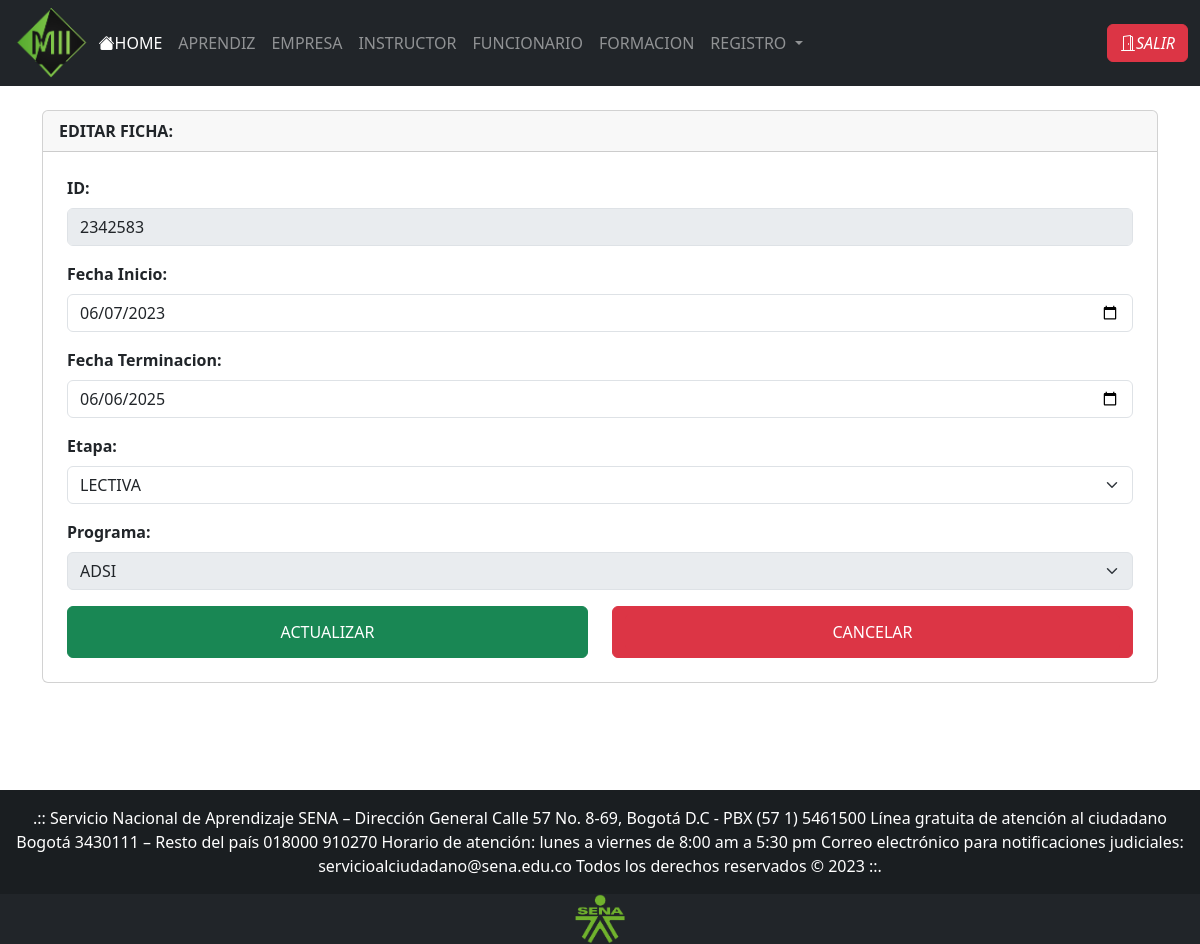
The page /views/editarFormacion.php?codigo=2342583&tipo=ficha (signed in) on the database its author committed.
### tables this page shows
CREATE TABLE IF NOT EXISTS `fichas` (
  `pk_id_ficha` int NOT NULL,
  `ficha_fecha_inicio` date NOT NULL,
  `ficha_fecha_terminacion` date NOT NULL,
  `ficha_etapa` varchar(50) NOT NULL,
  `fk_id_pro` int NOT NULL,
  PRIMARY KEY (`pk_id_ficha`),
  KEY `fk_Ficha_Programa1` (`fk_id_pro`)
);

### views/editarFormacion.php (the view, shortened to what this page needs)
<!DOCTYPE html>
<html lang="en">
<head>
    <?php
    require_once("head.php");
    ?>
</head>
<body>
    <?php
    require_once("header.php");
    include('../controller/conexion.php');
    if (isset($_GET['codigo']) && $_GET['codigo'] != "") {
        $codigo = $_GET['codigo'];
    }
    ?>
    <div style="min-height: 85vh;">
        <div class="container mt-4">
            <div class="card font-weight-bold" id="editarFicha" hidden>
                <div class="card-header">
                    EDITAR FICHA:
                </div>
                <?php
                $fichas = $base->query("SELECT * FROM fichas WHERE pk_id_ficha=$codigo")->fetchAll(PDO::FETCH_OBJ);
                foreach ($fichas as $datosFicha) {
                    ?>
                    <form class="p-4" method="POST" action="../controller/crudFormacion.php?accion=editar&tipo=ficha">
                        <div class="mb-3">
                            <label class="form-label">ID: </label>
                            <input type="number" class="form-control" name="idFicha"
                                value="<?php echo $datosFicha->pk_id_ficha; ?>" autofocus required readonly>
                        </div>
                        <div class="mb-3">
                            <label class="form-label">Fecha Inicio: </label>
                            <input type="date" class="form-control" name="inicioFicha"
                                value="<?php echo $datosFicha->ficha_fecha_inicio; ?>" autofocus required>
                        </div>
                        <div class="mb-3">
                            <label class="form-label">Fecha Terminacion: </label>
                            <input type="date" class="form-control" name="terminacionFicha"
                                value="<?php echo $datosFicha->ficha_fecha_terminacion; ?>" autofocus required>
                        </div>
                        <div class="mb-3">
                            <label class="form-label">Etapa: </label>
                            <select class="form-select" aria-label="Default" name="etapaFicha" autofocus required>
                                <option selected>
                                    <?php echo $datosFicha->ficha_etapa; ?>
                                </option>
                            </select>
                        </div>
                        <div class="mb-3">
                            <label class="form-label">Programa: </label>
                            <select class="form-select" aria-label="Default" name="programaFicha" autofocus required
                                disabled>
                                <?php
                                $programa = $base->query("SELECT * FROM programas WHERE pk_id_pro=$datosFicha->fk_id_pro")->fetchAll(PDO::FETCH_OBJ);
                                foreach ($programa as $datosPrograma) {
                                    ?>
                                    <option selected>
                                        <?php echo $datosPrograma->pro_nombre ?>
                                    </option>
                                    <?php
                                }
                                    ?>
                            </select>
                        </div>
                        <div class="row">
                            <div class="col d-flex justify-content-center">
                                <input type="submit" class="btn btn-success btn-block" value="ACTUALIZAR">
                            </div>
                            <div class="col d-flex justify-content-center">
                                <a class="btn btn-danger btn-block" href="javascript:history.back(-1);">
                                <input type="button" class="btn btn-danger btn-block" id="btnCerrarFicha" value="CANCELAR">
                                </a>
                            </div>
                        </div>
                    </form>
                    <?php
                }
                ?>
            </div>
            <br><br>
        </div>
    </div>
    <?php
    require_once("footer.php");
    ?>
</body>
</html>

### css/style.css (style rules this page uses)
.container { min-width: 95%; }

### rows shown on the page
fichas: idFicha "2342583", inicioFicha "06/07/2023", terminacionFicha "06/06/2025", etapaFicha "LECTIVA"

### other values the page prints
form field programaFicha "ADSI"
